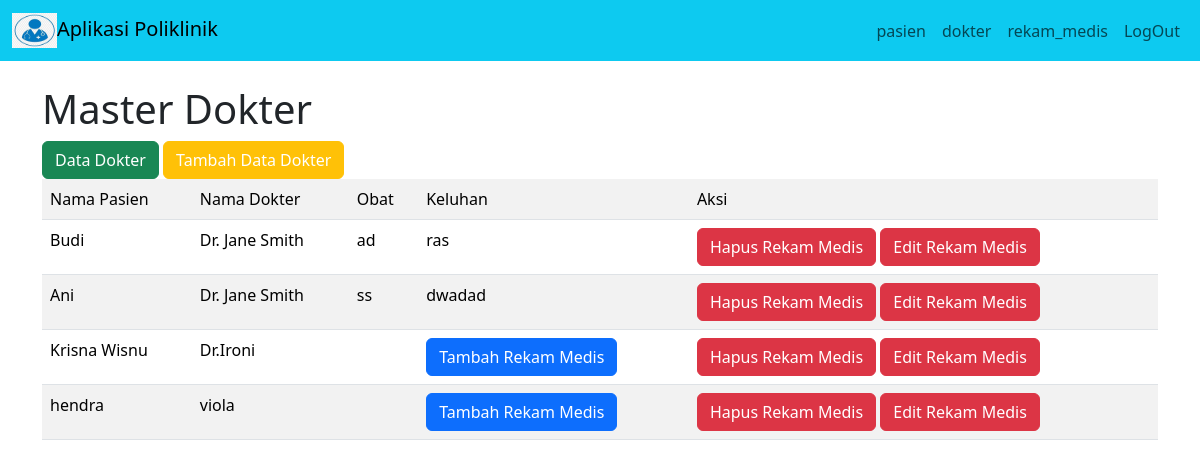
The page /?page=dokter/index on the database its author committed.
### tables this page shows
CREATE TABLE `pasien` (
  `id_pasien` int(11) NOT NULL,
  `nama_pasien` varchar(255) DEFAULT NULL,
  `jenis_kelamin` char(1) DEFAULT NULL,
  `no_telp` varchar(15) DEFAULT NULL,
  `tanggal_lahir` date DEFAULT NULL,
  `alamat_pasien` varchar(255) DEFAULT NULL,
  `id_dokter` int(11) DEFAULT NULL
);

CREATE TABLE `dokter` (
  `id_dokter` int(11) NOT NULL,
  `nama_dokter` varchar(255) DEFAULT NULL,
  `spesialis` varchar(900) DEFAULT NULL,
  `no_telp_dokter` varchar(15) DEFAULT NULL,
  `alamat_dokter` varchar(255) DEFAULT NULL
);

CREATE TABLE `rekammedis` (
  `id_rekam_medis` int(11) NOT NULL,
  `id_pasien` int(11) DEFAULT NULL,
  `tanggal` date DEFAULT NULL,
  `keluhan` varchar(255) DEFAULT NULL,
  `pemeriksaan` varchar(255) DEFAULT NULL,
  `obat` varchar(255) DEFAULT NULL
);

### dokter/index.php (the view)
<?php
include "koneksi.php";
?>
<h1 class="mt-4">Master Dokter</h1>
<button class="btn btn-success"><a style="color: white;text-decoration:none" href="?page=dokter/data_dokter">Data Dokter</a></button>
<button class="btn btn-warning"><a style="color: white;text-decoration:none" href="?page=dokter/tambah">Tambah Data Dokter</a></button>
<table class="table table-striped">
  <tr>
    <td>Nama Pasien</td>
    <td>Nama Dokter</td>
    <td>Obat</td>
    <td>Keluhan</td>
    <td>Aksi</td>
  </tr>
  <?php
  $query = mysqli_query($koneksi, "SELECT Pasien.id_pasien, Pasien.nama_pasien, Dokter.nama_dokter
   FROM Pasien
   LEFT JOIN Dokter ON Pasien.id_dokter = Dokter.id_dokter");
  while ($data = mysqli_fetch_array($query)) {
    $id_pasien = $data['id_pasien'];
    $query_2 = mysqli_query($koneksi, "SELECT * FROM rekammedis WHERE id_pasien = $id_pasien");
    $data_2 = mysqli_fetch_array($query_2);
  ?>
    <tr>
      <td><?php echo $data['nama_pasien'] ?></td>
      <td><?php echo $data['nama_dokter'] ?></td>
      <td><?php echo $data_2['obat'] ?></td>
      <td>
        <?php if (empty($data_2['keluhan'])) : ?>
          <button class="btn btn-primary"><a style="color: white;text-decoration:none" href="?page=dokter/rekam_medis&id_pasien=<?php echo $data['id_pasien'] ?>">Tambah Rekam Medis</a></button>
        <?php else : ?>
          <?php echo $data_2['keluhan']; ?>
        <?php endif; ?>
      </td>
      <td>
        <button class="btn btn-danger"><a style="color: white;text-decoration:none" href="?page=dokter/hapus&id_pasien=<?php echo $data['id_pasien'] ?>">Hapus Rekam Medis </a></button>
        <button class="btn btn-danger"><a style="color: white;text-decoration:none" href="?page=dokter/edit_rekammedis&id_pasien=<?php echo $data['id_pasien'] ?>">Edit Rekam Medis</a></button>
      </td>
    </tr>
  <?Php
  }
  ?>
</table>

### rows shown on the page
pasien: nama_pasien "Budi", id_dokter.nama_dokter "Dr. Jane Smith", rekammedis.obat "ad", rekammedis.keluhan "ras"
pasien: nama_pasien "Ani", id_dokter.nama_dokter "Dr. Jane Smith", rekammedis.obat "ss", rekammedis.keluhan "dwadad"
pasien: nama_pasien "Krisna Wisnu", id_dokter.nama_dokter "Dr.Ironi"
pasien: nama_pasien "hendra", id_dokter.nama_dokter "viola"
